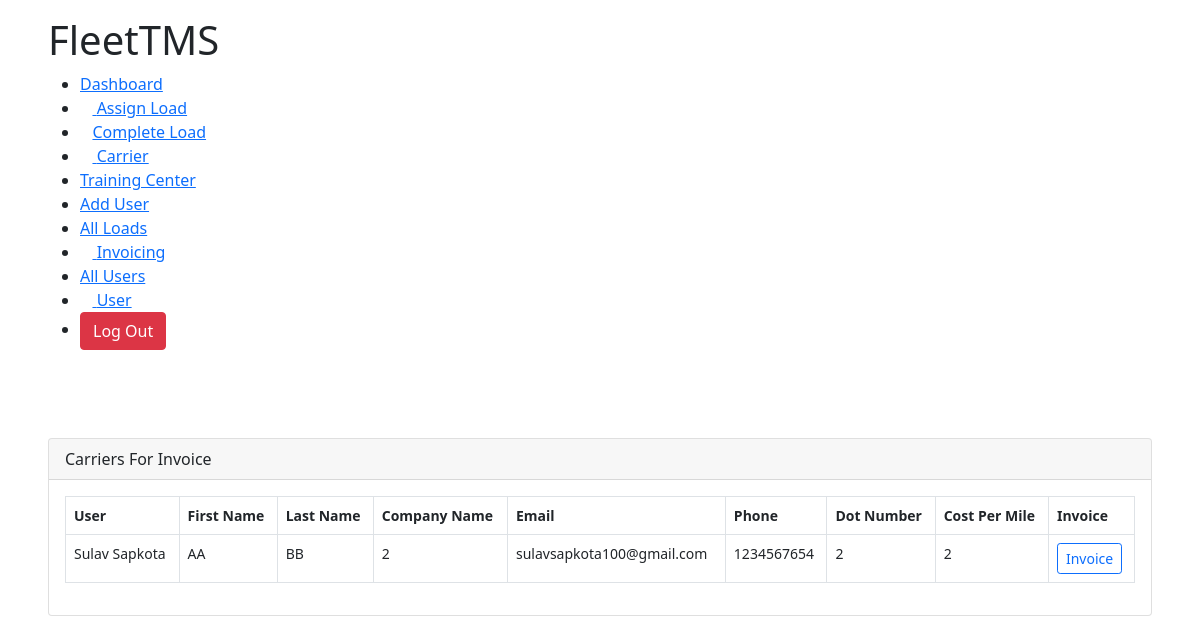
/all_invoice (signed in), run on the app's committed database.
### TMSTruck/models.py (models this page shows, shortened)
class Carrier(models.Model):
	user					= models.ForeignKey(Account,on_delete=models.CASCADE,null=True,blank=True)
	firstName 				= models.CharField(max_length=100,null=True)
	lastName				= models.CharField(max_length=100,null=True)
	company 				= models.CharField(max_length=100,null=True)
	email					= models.EmailField(max_length=100,null=True)
	phone					= models.IntegerField(null=True)
	mc_number 				= models.IntegerField(null=True)
	dot_number				= models.IntegerField(null=True)
	factoring_phone			= models.IntegerField(null=True)
	willing_states			= models.TextField(max_length=1000,null=True)
	carrier_status			= models.CharField(max_length=100,null=True)
	factoring_company		= models.CharField(max_length=100,null=True)
	mc_upload		 		= models.FileField(upload_to=carrierMcFiles,null=True)
	costPerMile				= models.IntegerField(null=True)

class Account(models.Model):
	user 					= models.OneToOneField(User, on_delete=models.CASCADE)
	choices 				= [('ACTIVE','ACTIVE'),('INACTIVE','INACTIVE')]
	Email					= models.EmailField(max_length=100,null=True)
	firstName    			= models.CharField(max_length=100,null=True)
	lastName 				= models.CharField(max_length=100,null=True)
	commissionRate 			= models.IntegerField(null=True)
	address 				= models.CharField(max_length=100,null=True)
	city 					= models.CharField(max_length=100,null=True)
	state 					= models.CharField(max_length=100,null=True)
	zipCode 				= models.IntegerField(null=True)
	Phone 					= models.IntegerField(null=True)
	userStatus 				= models.CharField(max_length=100,choices=choices,default='ACTIVE')
	enrolledCarriers 		= models.TextField(null=True,max_length=3000)
	ndaNca 					= models.FileField(upload_to='Users NDA NCA W9 Files/ndas')
	w9_upload				= models.FileField(upload_to=w9UploadFile,null=True)

### TMSTruck/decorators.py (the view)
        def wrapper(request, *args, **kwargs):
            group = None
            if request.user.groups.exists():
                group = request.user.groups.all()[0].name
            if group in allowed_roles:
                return view_func(request, *args, **kwargs)
            elif group == 'Trainee':
                return redirect("user")
            else:
                return HttpResponse("You are not authorized to visit this page. ")

### TMSTruck/views.py (called while the page is built)
@login_required(login_url="login")
@customRoles(allowed_roles=['Admin','Accounting'])
def all_invoice(request):
	ac = Account.objects.get(user=request.user)
	carrier = Carrier.objects.all()
	ca = carrier.values()
	template = 'TMSTruck/carrier/all_invoice.html'
	carrierList = [car for car in carrier]
	all_loads = AssignLoad.objects.filter(user=ac)
	group = request.user.groups.all()[0].name
	print(ca)
	context = {
		'carriers':carrier,
		'group':group,
	}
	return render(request,template,context)

### TMSTruck/templates/TMSTruck/carrier/all_invoice.html (shortened to what this page needs)
{% extends 'TMSTruck/base.html' %}
{% load static %}
{% block content %}
<!DOCTYPE html>
<html lang="en">
<head>
    <link rel="stylesheet" href="{% static 'css/dashboard.css' %}">
</head>
<body>
    <div class="main-body">
        {% if group == 'Accounting' %}
        {% include 'TMSTruck/navbars/accounting_navbar.html' %}
        {% elif group == 'Admin' %}
        {% include 'TMSTruck/navbars/admin_navbar.html' %}
        {% elif group == 'Hiring Manager' %}
        {% include 'TMSTruck/navbars/hiring_manager_navbar.html' %}
        {% elif group == 'Logistics Manager' %}
        {% include 'TMSTruck/navbars/logistics_manager.html' %}
        {% endif %}<br><br>
        <div class="row">
            <div class="col-md-12">
                <div class="card">
                    <div class="card-header">Carriers For Invoice</div>
                    <div class="card-body">
                        <table class="table table-bordered">
                            <thead>
                                <tr>
                                    <th scope="col">User</th>
                                    <th scope="col">First Name</th>
                                    <th scope="col">Last Name</th>
                                    <th scope="col">Company Name</th>
                                    <th scope="col">Email</th>
                                    <th scope="col">Phone</th>
                                    <th scope="col">Dot Number</th>
                                    <th scope="col">Cost Per Mile</th>
                                    <th scope="col">Invoice</th>
                                </tr>
                            </thead>
                            <tbody>
                                {% for carrier in carriers %}
                                <tr>
                                    <td>{{carrier.user.firstName}} {{carrier.user.lastName}}</td>
                                    <td>{{carrier.firstName}}</td>
                                    <td>{{carrier.lastName}}</a></td>
                                    <td>{{carrier.company}}</td>
                                    <td>{{carrier.email}}</td>
                                    <td>{{carrier.phone}}</td>
                                    <td>{{carrier.dot_number}}</td>
                                    <td>{{carrier.costPerMile}}</td>
                                    <td><a href="{% url 'invoice' carrier.id %}"><button class="btn btn-outline-primary btn-sm">Invoice</button></a></td>
                                </tr>
                                {% endfor %}
                            </tbody>
                        </table>
                    </div>
                </div>
            </div>
        </div>
    </div>
</body>
</html>
{% endblock %}

### static/css/base.css (style rules this page uses)
* { padding: 0px; margin: 0px; }
.main-body { margin: 1rem 3rem; }

### TMSTruck/templates/TMSTruck/carrier/all_invoice.html (style rules this page uses)
table { font-size: 14px; }

### data on the page
Carrier: user.firstName "Sulav", user.lastName "Sapkota", firstName "AA", lastName "BB", company "2", email "sulavsapkota100@gmail.com", phone "1234567654", dot_number "2", costPerMile "2"
